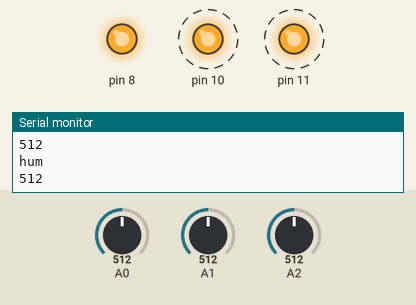
Simulated run of this sketch. Board: Arduino Uno, built with avr-gcc and run on an emulated ATmega328P. Parts: output pins drawn as LEDs (lit = HIGH), the last lines printed to the serial monitor. Dashed ring = blinking. The test bench sets the inputs (shaded band); at power-on: A2 = 512, A0 = 512, A1 = 512.

Above: at 0.9 s.
1.3 s: A2 set to 263
4.3 s: A2 set to 245
At 4.51 s:
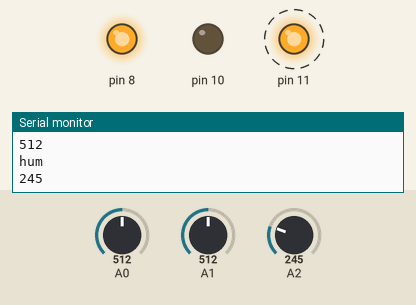
7.3 s: A0 set to 897
10.3 s: A0 set to 927
At 10.3 s:
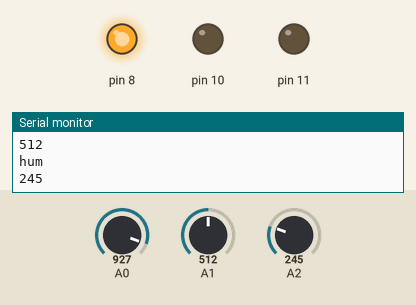
11.8 s: A2 set to 265
At 12.13 s:
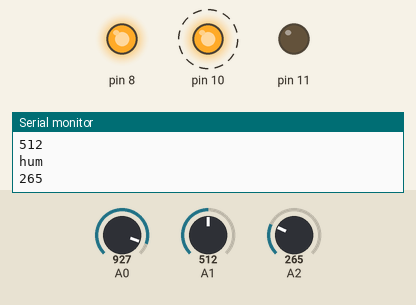
14.8 s: A2 set to 145
At 15.5 s:
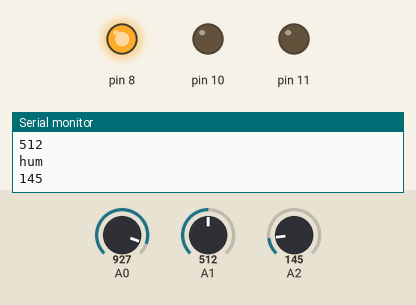
Timing chart, 0 to 17.3 s (numbered marks = the images above; inputs shaded):
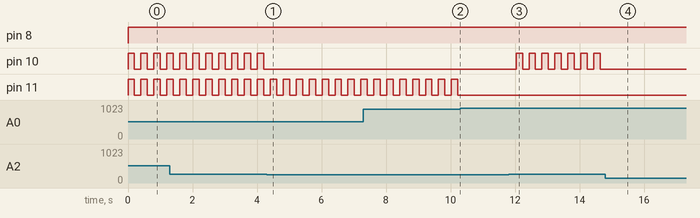

The sketch:

sistema-medicion-invernadero.ino
```cpp
// C++ code
//
int lightValue = 0;

int tempValue = 0;

int humValue = 0;

void setup()
{
  pinMode(A0, INPUT);
  Serial.begin(9600);
  pinMode(A1, INPUT);
  pinMode(A2, INPUT);
  pinMode(11, OUTPUT);
  pinMode(10, OUTPUT);
  pinMode(8, OUTPUT);
}

void loop()
{
  lightValue = analogRead(A0);
  Serial.println("luz");
  Serial.println(lightValue);
  tempValue = analogRead(A1);
  Serial.println("temp");
  Serial.println(tempValue);
  humValue = analogRead(A2);
  Serial.println("hum");
  Serial.println(humValue);
  if (lightValue < 910) {
    digitalWrite(11, HIGH);
  }
  if (humValue > 255) {
    digitalWrite(10, HIGH);
  }
  if (tempValue > 155) {
    digitalWrite(8, HIGH);
  }
  delay(200); // Wait for 200 millisecond(s)
  digitalWrite(11, LOW);
  digitalWrite(10, LOW);
  digitalWrite(9, LOW);
  delay(200); // Wait for 200 millisecond(s)
}
```

Measured:
- the behaviour switches between 256 and 255 on A2 (found by bisection; images 0 and 1)
- the behaviour switches between 909 and 910 on A0 (found by bisection; images 1 and 2)
- after the input at 4.3 s, pin 10: stops changing and stays LOW
- after the input at 10.3 s, pin 11: stops changing and stays LOW
- after the input at 11.8 s, pin 10: alternates HIGH for 0.20 s and LOW for 0.20 s, starting after 0.23 s
- after the input at 14.8 s, pin 10: stops changing and stays LOW
- by itself, pin 10, pin 11: alternates HIGH for 0.20 s and LOW for 0.20 s
